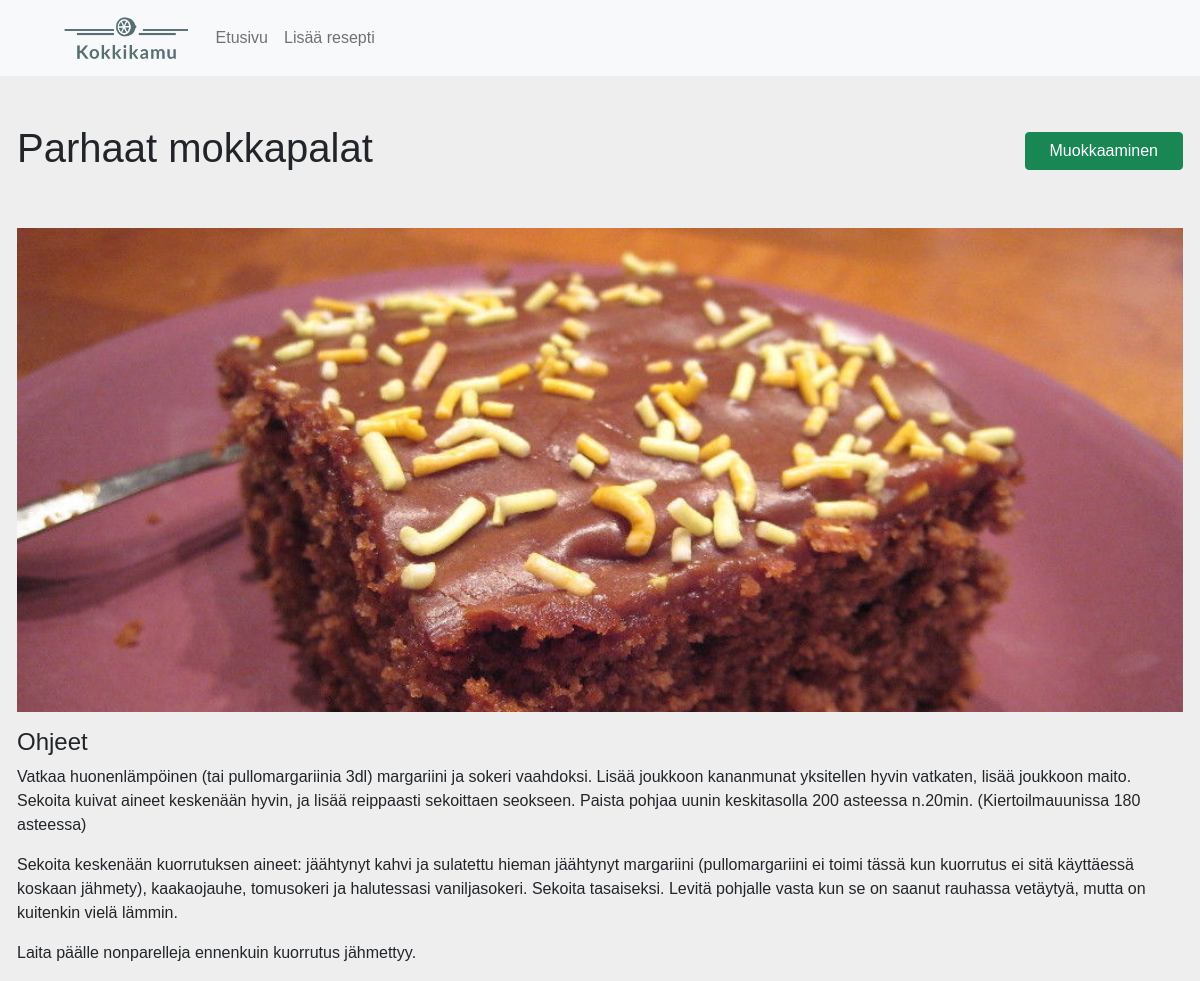
Page /resepti/8/ on the committed database.
### resepti_app/models.py (models this page shows, shortened)
class Recipe(models.Model):
    headline = models.CharField(max_length=300)
    body_text = RichTextField(blank=True, null=True)
    image = models.ImageField(upload_to='images/')
    categoryFK = models.ForeignKey(Category, on_delete=models.CASCADE, blank=True, null=True) #SET_DEFAULT , to_field='name'
    ingredients = models.ManyToManyField(Ingredient, related_name='recipes') # recipe_set

### resepti_app/views.py (the view)
# urls.py: path('resepti/<int:idx>/', views.resepti, name = 'resepti'),
def resepti(request, idx):
    recipe = Recipe.objects.get(id=idx)
    context = {
        'recipe': recipe,
    }
    return render(request, 'resepti_app/resepti.html', context)

### resepti_app/templates/resepti_app/resepti.html (shortened to what this page needs)
{% extends "resepti_app/base.html" %}
{% load static %}
{% block content %}
<div class="content_warp_recipe">
    <div class="row">
            <div class="d-inline-block d-flex justify-content-between my-5">
                <h1>{{recipe.headline}}</h1>
                <a href="{% url 'edit_resepti' recipe.id %}">
                    <button type="submit" class="btn btn-success px-4 my-2">Muokkaaminen</button>
                </a>
            </div>
        <img src="{{recipe.image.url}}" alt="kuva" class="pb-3 img_crop">
        <h4>Ohjeet</h4>
        <span>
            {{recipe.body_text|safe}}
        </span>
    </div>
</div>
{% endblock %}

### resepti_app/static/resepti_app/main.css (style rules this page uses)
body { background-color: #eee; font-family: "Poppins", sans-serif; font-weight: 300; min-width: 320px; }
.img_crop { width: 100%; height: 500px; object-fit: cover; object-position: 0% 20%; }
.content_warp_recipe { max-width: 1190px; }

### rows in the picture
Recipe: headline "Parhaat mokkapalat", image (picture), body_text "Vatkaa huonenlämpöinen (tai pullomargariinia 3dl) margariini ja sokeri vaahdoksi. Lisää joukkoon kananmunat yksitellen hyvin vatkaten, lisää joukkoon maito. Sekoita kuivat aineet keskenään hyvin, ja lisää reippaasti sekoittaen seokseen. Paista pohjaa uunin keskitasolla 200 asteessa n.20min. (Kiertoilmauunissa 180 asteessa) Sekoita keskenään kuorrutuksen aineet: jäähtynyt kahvi ja sulatettu hieman jäähtynyt margariini (pullomargariini ei toimi tässä kun kuorrutus ei sitä käyttäessä koskaan jähmety), kaakaojauhe, tomusokeri ja halutessasi vaniljasokeri. Sekoita tasaiseksi. Levitä pohjalle vasta kun se on saanut rauhassa vetäytyä, mutta on kuitenkin vielä lämmin. Laita päälle nonparelleja…"
